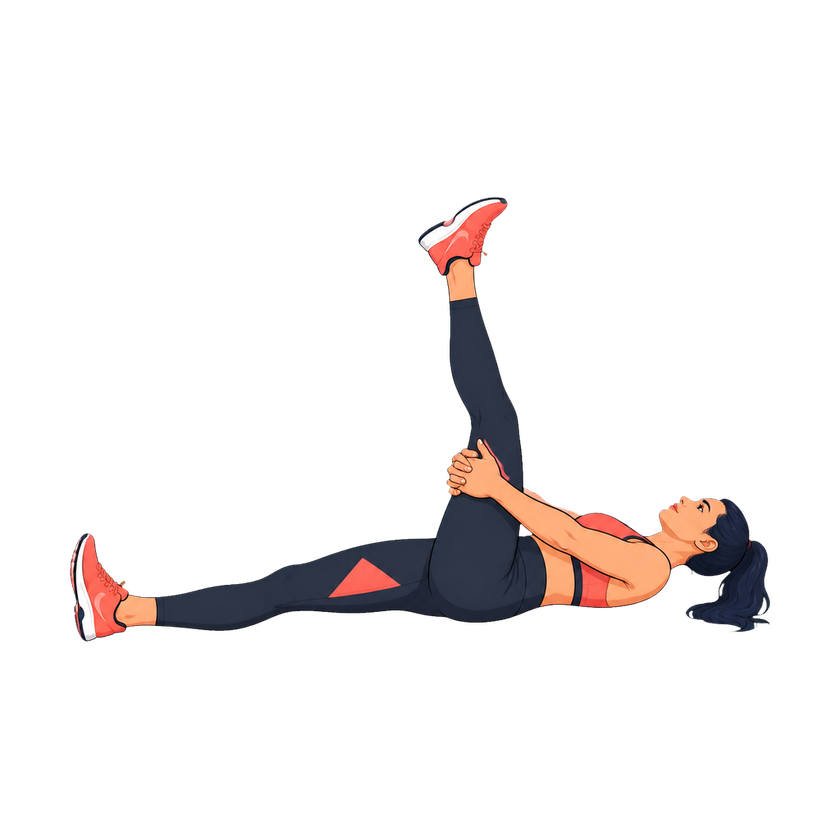
#> input picture shared/exercise-artwork/fud-flat-raster-v1/frames/female/90_90_Hamstring/1.png, 840 x 840 px, shrunk from 1024 x 1024 before the run; its folder holds only this picture in this run
$ python refine_workout_matte_edges.py --input ../shared/exercise-artwork/fud-flat-raster-v1/frames/female/90_90_Hamstring/1.png --output out.png
#> lines starting #> are read from the running program, lines starting #| are printed output that depends on the picture; after the words box and inside, x2 and y2 are one past the last pixel; in counts of white or black regions, pixels touching at a corner belong together
### scripts/repair_workout_visual_backgrounds.py
#!/usr/bin/env python3
"""Conservative, non-generative alpha cleanup; writes candidates, never originals.

Requires Pillow, NumPy, OpenCV, rembg and ONNXRuntime. Explicitly uses the local
MIT BiRefNet-general-lite segmenter as a vote, NEVER as a full cutout (which can
delete benches). Only existing pale components with strong background consensus
are eligible, with a per-pixel foreground guard. Original RGB is preserved.
Ambiguous regions remain for review. This does not fix anatomy or perspective.
"""

from __future__ import annotations

import argparse
from datetime import datetime, timezone
import fcntl
import hashlib
import json
import os
import time
from pathlib import Path

import cv2
import numpy as np
from PIL import Image, ImageDraw

ROOT = Path(__file__).resolve().parents[1]
SOURCE = ROOT / "shared/workout-vectors"
IOS = ROOT / "ios/calorietracker/Assets.xcassets"
MODEL = "birefnet-general-lite"
# Queue ordering and provably unchanged preflight preserve pixel results, so
# existing hash-checked candidates remain valid under the same cleanup recipe.
RECIPE = "pale-neural-guard-v2"
PRIORITY_FLAGS = frozenset(("suspected_baked_checkerboard", "large_opaque_pale_region"))


# [162 lines left out: functions ordered_frames, audit_frame_context, verified_cached_record, analyze, validate_seeds, unchanged_preflight and 1 more, not called in this run]


def ensure_staging(output: Path, source: Path) -> None:
    output = output.resolve()
    for protected in (source.resolve(), SOURCE.resolve(), IOS.resolve()):
        if output == protected or output.is_relative_to(protected) or protected.is_relative_to(output):
            raise ValueError("output must be separate from source and production asset locations")
#> in main, rgba is the input picture: shape (840, 840, 4); mean R, G, B, A 11.6, 8.3, 8, 24


# [10 lines left out: function load_session, not called in this run]


def preview(rgba: np.ndarray, report: dict, path: Path, labels: bool = False) -> None:
    source = Image.fromarray(rgba)
    width, height = source.size
    canvas = Image.new("RGB", (width*2, height))
    for index, background in enumerate(("#090909", "#eeeeee")):
        panel = Image.new("RGBA", source.size, background)
        panel.alpha_composite(source)
        canvas.paste(panel.convert("RGB"), (index*width, 0))
    if labels:
        draw = ImageDraw.Draw(canvas)
        for region in report["regions"]:
            if region["area"] < 15:
                continue
            x, y = region["center"]
            draw.text((x, y), str(region["label"]), fill="#ff2860", stroke_width=1, stroke_fill="black")
    canvas.save(path)


# [145 lines left out: function main, not called in this run]


# [2 lines that do not run on import are left out]

### scripts/refine_workout_matte_edges.py
#!/usr/bin/env python3
"""Staged, non-generative removal of thin bright matte fringes.

This optional QA tool never promotes assets. It estimates edge color from the
nearest two-pixel interior and unmixes a white matte, only on neutral pale edge
pixels. Interior artwork, colors away from the outer rim, and broad real white
details remain unchanged. Review on light/dark before use: a very thin legitimate
white edge can be ambiguous, so reviewed rectangle protections are supported.
"""
import argparse
import hashlib
import json
from pathlib import Path
import cv2
import numpy as np
from scipy.ndimage import distance_transform_edt
from PIL import Image
from repair_workout_visual_backgrounds import ensure_staging, preview


def refine(rgba, protections=()):
    alpha = rgba[..., 3].astype(np.float32)/255
    visible = alpha > 0.03
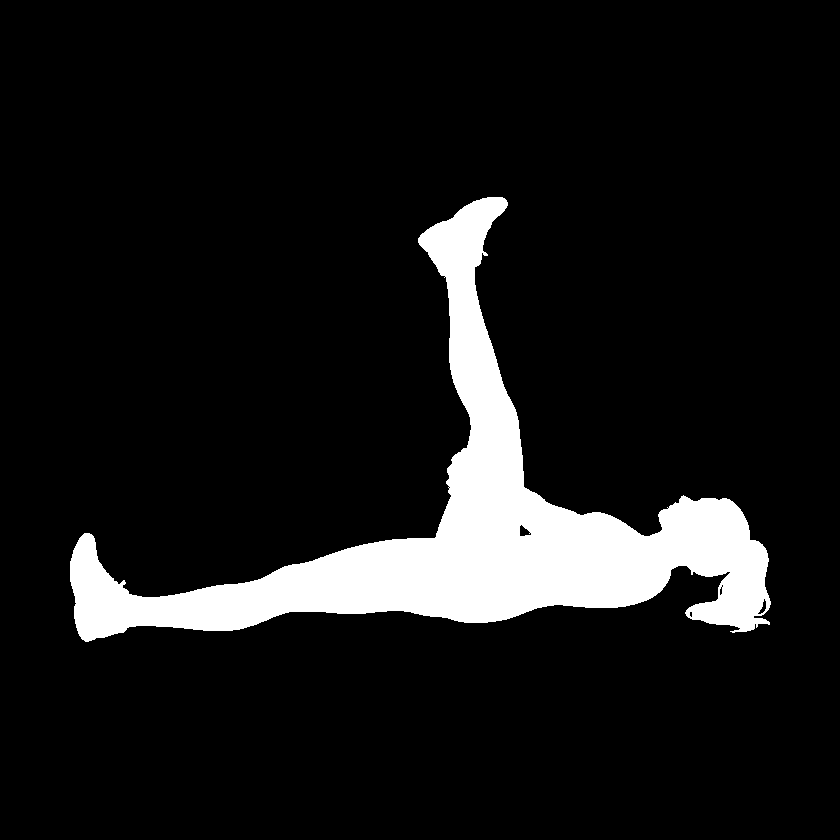
#> visible: shape (840, 840) bool; 9.7% white; 1 white region, box (x1, y1, x2, y2) and area: (70, 197, 771, 642) 68156
    interior = cv2.erode(visible.astype(np.uint8), np.ones((5, 5), np.uint8)) > 0
#> interior: shape (840, 840) bool; 8.8% white; 1 white region, box (x1, y1, x2, y2) and area: (72, 199, 766, 639) 61805
    if not interior.any():
        raise ValueError("no reliable interior")
    distance, indices = distance_transform_edt(~interior, return_indices=True)
    rgb = rgba[..., :3].astype(np.float32)
    foreground = rgb[indices[0], indices[1]]
    neutral = (rgb.min(axis=2) >= 180) & (np.ptp(rgb, axis=2) <= 24)
#> neutral: shape (840, 840) bool; 0.23% white; 119 white regions (117 under 20 px), largest, box (x1, y1, x2, y2) and area: (76, 534, 96, 640) 769, (420, 200, 500, 251) 734
    edge = visible & ~interior & (distance <= 3) & neutral
#> edge: shape (840, 840) bool; 0.01% white in thin lines or dots, all inside (x1, y1, x2, y2) = (75, 215, 458, 640)
    for left, top, right, bottom in protections:
        edge[top:bottom, left:right] = False
    difference = 255-foreground
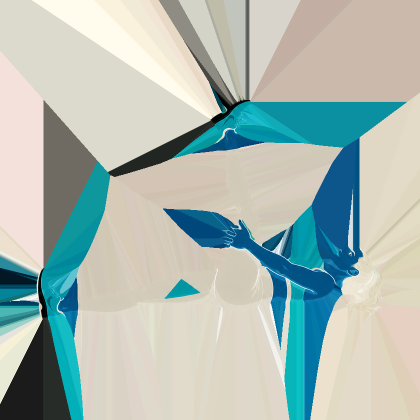
#> difference: shape (840, 840, 3) float32 (shown at 1/2 size); mean R, G, B 171.6, 186.1, 179.5
    weights = np.maximum(difference-25, 0)
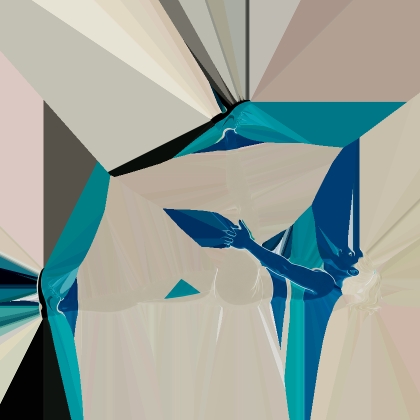
#> weights: shape (840, 840, 3) float32 (shown at 1/2 size); mean R, G, B 149.6, 161.3, 154.7
    estimated_alpha = np.sum((255-rgb)*weights, axis=2)/np.maximum(np.sum(difference*weights, axis=2), 1)
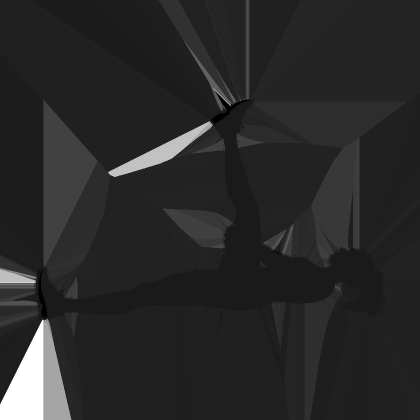
#> estimated_alpha: shape (840, 840) float32 (shown at 1/2 size); min 0, max 9.44, mean 1.54; drawn with min black and max white
    estimated_alpha = np.clip(estimated_alpha, 0, 1)
    # Do not recolor pixels consistent with an already-opaque real light detail.
    accepted = edge & (estimated_alpha < .85) & (foreground.min(axis=2) < 170)
#> accepted: shape (840, 840) bool; 0% white in thin lines or dots, all inside (x1, y1, x2, y2) = (75, 534, 89, 549)
    output = rgba.copy()
    output[accepted, :3] = np.round(foreground[accepted]).astype(np.uint8)
#> output: shape (840, 840, 4); under 0.01% of pixels changed, all inside (x1, y1, x2, y2) = (75, 534, 89, 549)
    output[accepted, 3] = np.round(alpha[accepted]*estimated_alpha[accepted]*255).astype(np.uint8)
#> output: shape (840, 840, 4); mean R, G, B, A 11.6, 8.3, 8, 24
    # Remove only tiny detached neutral crumbs. Main athlete/equipment are large
    # connected regions; shoes and metal highlights inside them are not islands.
    count, labels, stats, _ = cv2.connectedComponentsWithStats((output[..., 3] > 2).astype(np.uint8), connectivity=8)
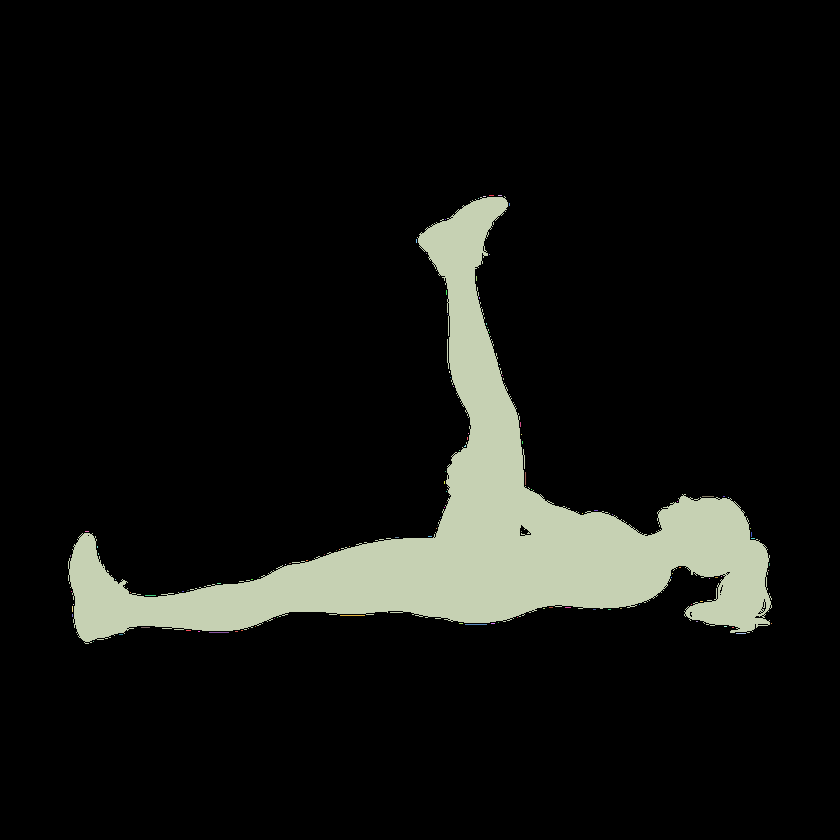
#> labels: shape (840, 840) int32; 116 distinct labels, from 0 to 115; one colour per label, 0 black
#> count = 116; stats = 116 rows, first 6: [0, 0, 840, 840, 635969], [489, 195, 5, 1, 5], [498, 195, 4, 1, 4], [68, 196, 704, 448, 69285], [483, 196, 3, 1, 3], [478, 198, 1, 1, 1]
    specks = np.zeros(visible.shape, dtype=bool)
    for label in range(1, count):
        x, y, w, h, area = map(int, stats[label])
        if area > 64:
            continue
        region = labels[y:y+h, x:x+w] == label
        colors = output[y:y+h, x:x+w, :3][region].astype(np.int16)
        if np.all(np.ptp(colors, axis=1) <= 25) and np.all(colors.min(axis=1) >= 130):
            specks[y:y+h, x:x+w] |= region
#> this loop made 115 passes
#> specks: shape (840, 840) bool; 0% white in thin lines or dots, all inside (x1, y1, x2, y2) = (445, 219, 490, 255)
    output[specks, 3] = 0
#> output: shape (840, 840, 4); mean R, G, B, A 11.6, 8.3, 8, 24
    return output, {"edge_pixels_unmatted": int(accepted.sum()), "speck_pixels_removed": int(specks.sum()),
                    "acceptance": "pending_visual_review", "regions": []}


def main():
    parser = argparse.ArgumentParser(description=__doc__)
    parser.add_argument("--input", type=Path, required=True)
    parser.add_argument("--exercise", action="append", help="Exact exercise ID when input is a directory")
    parser.add_argument("--output", type=Path, required=True)
    parser.add_argument("--protect", type=Path, help="JSON list of [left,top,right,bottom] edge-protection boxes")
    args = parser.parse_args()
    ensure_staging(args.output, args.input if args.input.is_dir() else args.input.parent)
    protections = json.loads(args.protect.read_text()) if args.protect else []
    args.output.mkdir(parents=True, exist_ok=True)
    paths = sorted(args.input.glob("*_v2_*.png")) if args.input.is_dir() else [args.input]
    if args.exercise:
        wanted = {f"{exercise}_{gender}_v2_{index}.png" for exercise in args.exercise for gender in ("male", "female") for index in range(4)}
        paths = [path for path in paths if path.name in wanted]
        if {path.name for path in paths} != wanted:
            parser.error("missing selected frames")
    for path in paths:
        before = hashlib.sha256(path.read_bytes()).hexdigest()
        rgba = np.array(Image.open(path).convert("RGBA"))
        result, report = refine(rgba, protections)
#> report = {'edge_pixels_unmatted': 8, 'speck_pixels_removed': 2, 'acceptance': 'pending_visual_review', 'regions': []}
        destination = args.output/path.name
        Image.fromarray(result).save(destination)
        preview(result, report, args.output/(path.stem+"-preview.png"))
#> after the loop in preview, `for index, background in enumerate(("#090909", "#eeeeee")):`:
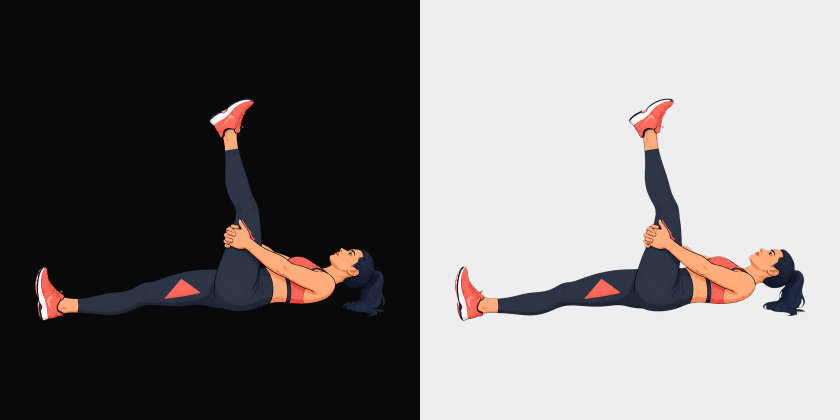
#> canvas: PIL image 1680x840 RGB (shown at 1/2 size); mean R, G, B 123.2, 120, 119.7
        report.update({"source": str(path.resolve()), "source_sha256": before,
                       "candidate_sha256": hashlib.sha256(destination.read_bytes()).hexdigest()})
        if hashlib.sha256(path.read_bytes()).hexdigest() != before:
            raise RuntimeError(f"source changed: {path}")
        (args.output/(path.stem+"-report.json")).write_text(json.dumps(report, indent=2)+"\n")
        print(path.name, report, flush=True)
#> (printed output is left out)


if __name__ == "__main__":
    main()

$ run again, on shared/exercise-artwork/fud-flat-raster-v1/frames/female/Alternating_Deltoid_Raise/1.png
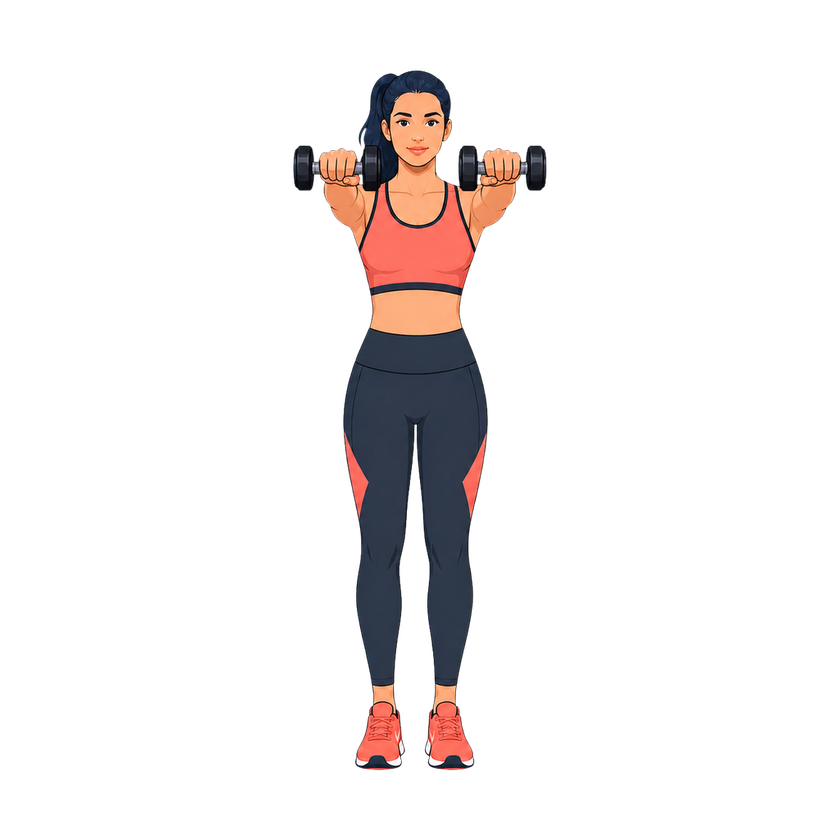
#> input picture shared/exercise-artwork/fud-flat-raster-v1/frames/female/Alternating_Deltoid_Raise/1.png, 840 x 840 px, shrunk from 1024 x 1024 before the run
#> in main, rgba is the input picture: shape (840, 840, 4); mean R, G, B, A 13, 9.2, 8.8, 26.7
#> visible: shape (840, 840) bool; 10.7% white; 2 white regions (1 under 20 px), largest, box (x1, y1, x2, y2) and area: (293, 70, 547, 771) 75782
#> interior: shape (840, 840) bool; 9.8% white; 1 white region, box (x1, y1, x2, y2) and area: (295, 72, 545, 769) 69258
#> neutral: shape (840, 840) bool; 0.07% white; 138 white regions (132 under 20 px), largest, box (x1, y1, x2, y2) and area: (387, 756, 401, 766) 61, (429, 756, 443, 765) 60, (426, 740, 430, 754) 39, (462, 758, 473, 765) 39, (399, 741, 404, 754) 38, (357, 759, 368, 765) 37
#> edge: shape (840, 840) bool; 0.01% white in thin lines or dots, all inside (x1, y1, x2, y2) = (357, 740, 473, 765)
#> accepted: shape (840, 840) bool; 0% white in thin lines or dots, all inside (x1, y1, x2, y2) = (399, 740, 473, 759)
#> in refine, `count, labels, stats, _ = cv2.connectedComponentsWithStats((output[.....`:
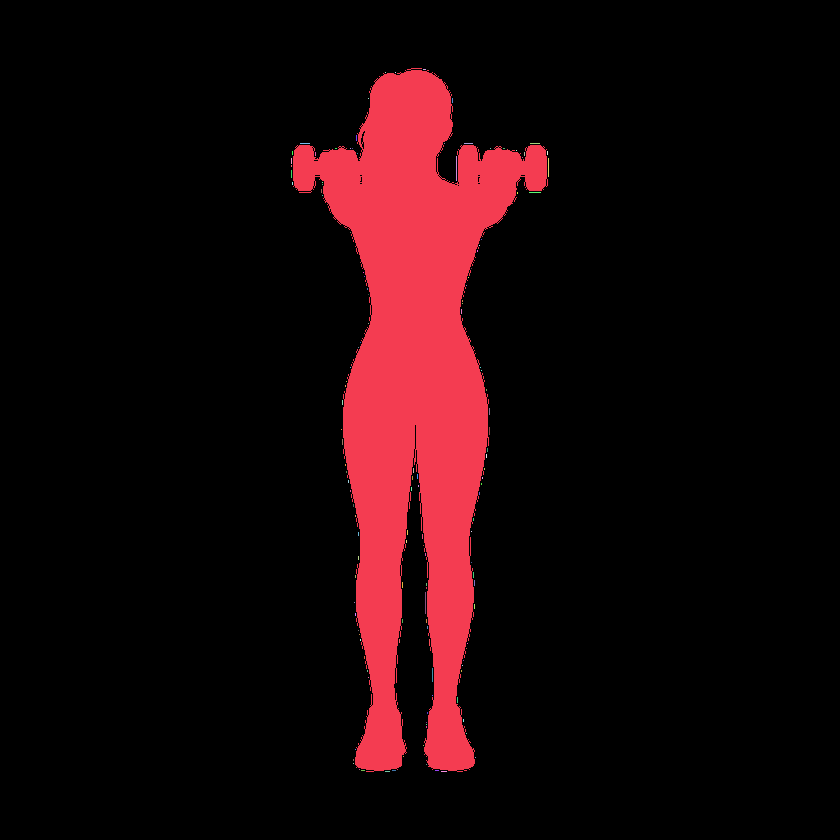
#> labels: shape (840, 840) int32; 139 distinct labels, from 0 to 138; one colour per label, 0 black
#> count = 139; stats = 139 rows, first 6: [0, 0, 840, 840, 628286], [293, 68, 255, 704, 76859], [423, 69, 3, 1, 3], [385, 72, 1, 1, 1], [395, 72, 1, 1, 1], [368, 98, 1, 1, 1]
#> the loop in refine, `for label in range(1, count):` made 138 passes
#> (x, y, w, h, area) on passes 1, 23: (293, 68, 255, 704, 76859), (456, 156, 1, 25, 25)
#> report = {'edge_pixels_unmatted': 4, 'speck_pixels_removed': 1, 'acceptance': 'pending_visual_review', 'regions': []}
#> after the loop in preview, `for index, background in enumerate(("#090909", "#eeeeee")):`:
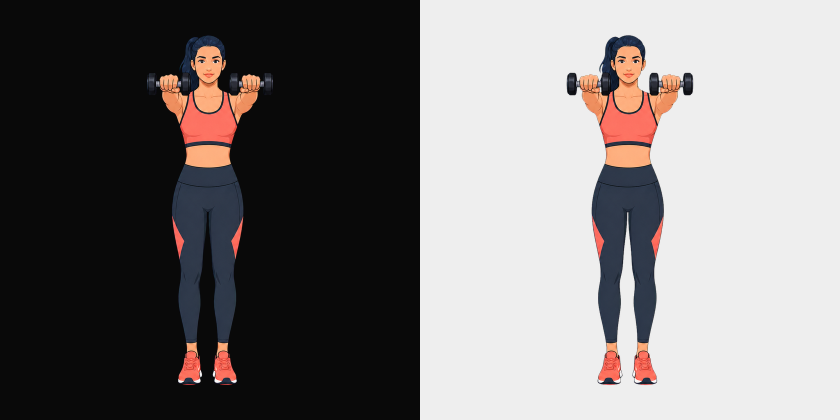
#> canvas: PIL image 1680x840 RGB (shown at 1/2 size); mean R, G, B 123.3, 119.6, 119.2
#> (printed output is left out)
